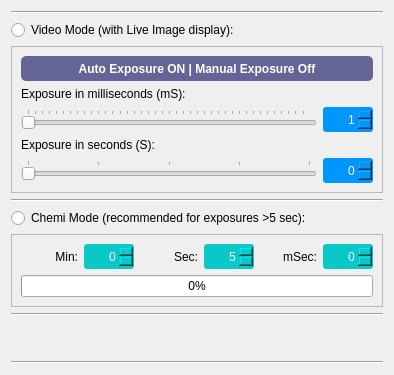
              <widget class="QWidget" name="toolExposure">
               <property name="geometry">
                <rect>
                 <x>0</x>
                 <y>0</y>
                 <width>394</width>
                 <height>375</height>
                </rect>
               </property>
               <property name="styleSheet">
                <string notr="true">QDockWidget{background-color : rgb(0, 100, 150);
						color:rgb(255, 255, 255)}</string>
               </property>
               <attribute name="label">
                <string>Exposure</string>
               </attribute>
               <layout class="QVBoxLayout" name="verticalLayout_15">
                <item>
                 <widget class="Line" name="line_7">
                  <property name="orientation">
                   <enum>Qt::Horizontal</enum>
                  </property>
                 </widget>
                </item>
                <item>
                 <widget class="QRadioButton" name="radioVideoMode">
                  <property name="text">
                   <string>Video Mode (with Live Image display):</string>
                  </property>
                 </widget>
                </item>
                <item>
                 <widget class="QFrame" name="frameVideoMode">
                  <property name="frameShape">
                   <enum>QFrame::StyledPanel</enum>
                  </property>
                  <property name="frameShadow">
                   <enum>QFrame::Raised</enum>
                  </property>
                  <layout class="QVBoxLayout" name="verticalLayout">
                   <item>
                    <widget class="QPushButton" name="buttonAutoExposure">
                     <property name="minimumSize">
                      <size>
                       <width>0</width>
                       <height>25</height>
                      </size>
                     </property>
                     <property name="toolTip">
                      <string>Camera will try to find an optimal exposure automaticallhy</string>
                     </property>
                     <property name="toolTipDuration">
                      <number>2</number>
                     </property>
                     <property name="statusTip">
                      <string>Automatic Exposure</string>
                     </property>
                     <property name="whatsThis">
                      <string/>
                     </property>
                     <property name="styleSheet">
                      <string notr="true">QPushButton{	
background-color :rgb(100, 100, 150);
color:rgb(255, 255, 255);
font: 10pt &quot;Segoe UI&quot;;
font: bold;
border-radius: 5px;
}

QPushButton::pressed{
background-color :rgb(85, 170, 255);
}

QPushButton::checked{
background-color :rgb(0, 170, 255);
}</string>
                     </property>
                     <property name="text">
                      <string>Auto Exposure ON | Manual Exposure Off</string>
                     </property>
                     <property name="checkable">
                      <bool>true</bool>
                     </property>
                    </widget>
                   </item>
                   <item>
                    <widget class="QLabel" name="label_39">
                     <property name="text">
                      <string>Exposure in milliseconds (mS):</string>
                     </property>
                     <property name="buddy">
                      <cstring>sliderExposureMilliSec</cstring>
                     </property>
                    </widget>
                   </item>
                   <item>
                    <layout class="QHBoxLayout" name="horizontalLayout_68">
                     <item>
                      <widget class="QSlider" name="sliderExposureMilliSec">
                       <property name="mouseTracking">
                        <bool>true</bool>
                       </property>
                       <property name="minimum">
                        <number>1</number>
                       </property>
                       <property name="maximum">
                        <number>999</number>
                       </property>
                       <property name="pageStep">
                        <number>1</number>
                       </property>
                       <property name="orientation">
                        <enum>Qt::Horizontal</enum>
                       </property>
                       <property name="invertedControls">
                        <bool>false</bool>
                       </property>
                       <property name="tickPosition">
                        <enum>QSlider::TicksAbove</enum>
                       </property>
                       <property name="tickInterval">
                        <number>25</number>
                       </property>
                      </widget>
                     </item>
                     <item>
                      <widget class="QSpinBox" name="spinExposureMilliSec">
                       <property name="minimumSize">
                        <size>
                         <width>50</width>
                         <height>25</height>
                        </size>
                       </property>
                       <property name="maximumSize">
                        <size>
                         <width>50</width>
                         <height>16777215</height>
                        </size>
                       </property>
                       <property name="layoutDirection">
                        <enum>Qt::LeftToRight</enum>
                       </property>
                       <property name="styleSheet">
                        <string notr="true">QSpinBox{	
background-color : rgb(0, 150, 250);
color:rgb(255, 255, 255);
font: 10pt &quot;Segoe UI&quot;;
border-radius: 3px;
}</string>
                       </property>
                       <property name="alignment">
                        <set>Qt::AlignRight|Qt::AlignTrailing|Qt::AlignVCenter</set>
                       </property>
                       <property name="readOnly">
                        <bool>false</bool>
                       </property>
                       <property name="minimum">
                        <number>1</number>
                       </property>
                       <property name="maximum">
                        <number>999</number>
                       </property>
                       <property name="singleStep">
                        <number>10</number>
                       </property>
                       <property name="value">
                        <number>1</number>
                       </property>
                      </widget>
                     </item>
                    </layout>
                   </item>
                   <item>
                    <widget class="QLabel" name="label_40">
                     <property name="text">
                      <string>Exposure in seconds (S):</string>
                     </property>
                     <property name="buddy">
                      <cstring>sliderExposureSec</cstring>
                     </property>
                    </widget>
                   </item>
                   <item>
                    <layout class="QHBoxLayout" name="horizontalLayout_69">
                     <item>
                      <widget class="QSlider" name="sliderExposureSec">
                       <property name="mouseTracking">
                        <bool>true</bool>
                       </property>
                       <property name="minimum">
                        <number>0</number>
                       </property>
                       <property name="maximum">
                        <number>4</number>
                       </property>
                       <property name="pageStep">
                        <number>1</number>
                       </property>
                       <property name="orientation">
                        <enum>Qt::Horizontal</enum>
                       </property>
                       <property name="invertedControls">
                        <bool>false</bool>
                       </property>
                       <property name="tickPosition">
                        <enum>QSlider::TicksAbove</enum>
                       </property>
                       <property name="tickInterval">
                        <number>1</number>
                       </property>
                      </widget>
                     </item>
                     <item>
                      <widget class="QSpinBox" name="spinExposureSec">
                       <property name="minimumSize">
                        <size>
                         <width>50</width>
                         <height>25</height>
                        </size>
                       </property>
                       <property name="maximumSize">
                        <size>
                         <width>50</width>
                         <height>16777215</height>
                        </size>
                       </property>
                       <property name="layoutDirection">
                        <enum>Qt::LeftToRight</enum>
                       </property>
                       <property name="styleSheet">
                        <string notr="true">QSpinBox{	
background-color : rgb(0, 150, 250);
color:rgb(255, 255, 255);
font: 10pt &quot;Segoe UI&quot;;
border-radius: 3px;
}</string>
                       </property>
                       <property name="alignment">
                        <set>Qt::AlignRight|Qt::AlignTrailing|Qt::AlignVCenter</set>
                       </property>
                       <property name="readOnly">
                        <bool>false</bool>
                       </property>
                       <property name="minimum">
                        <number>0</number>
                       </property>
                       <property name="maximum">
                        <number>4</number>
                       </property>
                       <property name="singleStep">
                        <number>1</number>
                       </property>
                       <property name="value">
                        <number>0</number>
                       </property>
                      </widget>
                     </item>
                    </layout>
                   </item>
                  </layout>
                 </widget>
                </item>
                <item>
                 <widget class="Line" name="line_5">
                  <property name="orientation">
                   <enum>Qt::Horizontal</enum>
                  </property>
                 </widget>
                </item>
                <item>
                 <widget class="QRadioButton" name="radioChemiMode">
                  <property name="text">
                   <string>Chemi Mode (recommended for exposures &gt;5 sec):</string>
                  </property>
                 </widget>
                </item>
                <item>
                 <widget class="QFrame" name="frameChemiMode">
                  <property name="frameShape">
                   <enum>QFrame::StyledPanel</enum>
                  </property>
                  <property name="frameShadow">
                   <enum>QFrame::Raised</enum>
                  </property>
                  <layout class="QVBoxLayout" name="verticalLayout_14">
                   <item>
                    <layout class="QHBoxLayout" name="horizontalLayout_26">
                     <item>
                      <layout class="QHBoxLayout" name="horizontalLayout_25">
                       <item>
                        <widget class="QLabel" name="label_48">
                         <property name="text">
                          <string>Min:</string>
                         </property>
                         <property name="alignment">
                          <set>Qt::AlignRight|Qt::AlignTrailing|Qt::AlignVCenter</set>
                         </property>
                        </widget>
                       </item>
                       <item>
                        <widget class="QSpinBox" name="spinLongExposureMin">
                         <property name="minimumSize">
                          <size>
                           <width>50</width>
                           <height>25</height>
                          </size>
                         </property>
                         <property name="maximumSize">
                          <size>
                           <width>50</width>
                           <height>16777215</height>
                          </size>
                         </property>
                         <property name="layoutDirection">
                          <enum>Qt::LeftToRight</enum>
                         </property>
                         <property name="styleSheet">
                          <string notr="true">QSpinBox{	
background-color : rgb(10, 200, 200);
color:rgb(255, 255, 255);
font: 10pt &quot;Segoe UI&quot;;
border-radius: 3px;
}</string>
                         </property>
                         <property name="alignment">
                          <set>Qt::AlignRight|Qt::AlignTrailing|Qt::AlignVCenter</set>
                         </property>
                         <property name="readOnly">
                          <bool>false</bool>
                         </property>
                         <property name="minimum">
                          <number>0</number>
                         </property>
                         <property name="maximum">
                          <number>59</number>
                         </property>
                         <property name="singleStep">
                          <number>1</number>
                         </property>
                         <property name="value">
                          <number>0</number>
                         </property>
                        </widget>
                       </item>
                      </layout>
                     </item>
                     <item>
                      <layout class="QHBoxLayout" name="horizontalLayout_22">
                       <item>
                        <widget class="QLabel" name="label_50">
                         <property name="text">
                          <string>Sec:</string>
                         </property>
                         <property name="alignment">
                          <set>Qt::AlignRight|Qt::AlignTrailing|Qt::AlignVCenter</set>
                         </property>
                        </widget>
                       </item>
                       <item>
                        <widget class="QSpinBox" name="spinLongExposureSec">
                         <property name="minimumSize">
                          <size>
                           <width>50</width>
                           <height>25</height>
                          </size>
                         </property>
                         <property name="maximumSize">
                          <size>
                           <width>50</width>
                           <height>16777215</height>
                          </size>
                         </property>
                         <property name="layoutDirection">
                          <enum>Qt::LeftToRight</enum>
                         </property>
                         <property name="styleSheet">
                          <string notr="true">QSpinBox{	
background-color : rgb(10, 200, 200);
color:rgb(255, 255, 255);
font: 10pt &quot;Segoe UI&quot;;
border-radius: 3px;
}</string>
                         </property>
                         <property name="alignment">
                          <set>Qt::AlignRight|Qt::AlignTrailing|Qt::AlignVCenter</set>
                         </property>
                         <property name="readOnly">
                          <bool>false</bool>
                         </property>
                         <property name="minimum">
                          <number>5</number>
                         </property>
                         <property name="maximum">
                          <number>59</number>
                         </property>
                         <property name="singleStep">
                          <number>1</number>
                         </property>
                         <property name="value">
                          <number>5</number>
                         </property>
                        </widget>
                       </item>
                      </layout>
                     </item>
                     <item>
                      <layout class="QHBoxLayout" name="horizontalLayout_16">
                       <item>
                        <widget class="QLabel" name="label_51">
                         <property name="text">
                          <string>mSec:</string>
                         </property>
                         <property name="alignment">
                          <set>Qt::AlignRight|Qt::AlignTrailing|Qt::AlignVCenter</set>
                         </property>
                        </widget>
                       </item>
                       <item>
                        <widget class="QSpinBox" name="spinLongExposureMilliSec">
                         <property name="minimumSize">
                          <size>
                           <width>50</width>
                           <height>25</height>
                          </size>
                         </property>
                         <property name="maximumSize">
                          <size>
                           <width>50</width>
                           <height>16777215</height>
                          </size>
                         </property>
                         <property name="layoutDirection">
                          <enum>Qt::LeftToRight</enum>
                         </property>
                         <property name="styleSheet">
                          <string notr="true">QSpinBox{	
background-color : rgb(10, 200, 200);
color:rgb(255, 255, 255);
font: 10pt &quot;Segoe UI&quot;;
border-radius: 3px;
}</string>
                         </property>
                         <property name="alignment">
                          <set>Qt::AlignRight|Qt::AlignTrailing|Qt::AlignVCenter</set>
                         </property>
                         <property name="readOnly">
                          <bool>false</bool>
                         </property>
                         <property name="minimum">
                          <number>0</number>
                         </property>
                         <property name="maximum">
                          <number>999</number>
                         </property>
                         <property name="singleStep">
                          <number>1</number>
                         </property>
                         <property name="value">
                          <number>0</number>
                         </property>
                        </widget>
                       </item>
                      </layout>
                     </item>
                    </layout>
                   </item>
                   <item>
                    <widget class="QProgressBar" name="progressExposureTime">
                     <property name="value">
                      <number>0</number>
                     </property>
                     <property name="textVisible">
                      <bool>true</bool>
                     </property>
                     <property name="orientation">
                      <enum>Qt::Horizontal</enum>
                     </property>
                     <property name="invertedAppearance">
                      <bool>false</bool>
                     </property>
                     <property name="format">
                      <string>%p%</string>
                     </property>
                    </widget>
                   </item>
                  </layout>
                 </widget>
                </item>
                <item>
                 <widget class="Line" name="line_30">
                  <property name="orientation">
                   <enum>Qt::Horizontal</enum>
                  </property>
                 </widget>
                </item>
                <item>
                 <spacer name="verticalSpacer_3">
                  <property name="orientation">
                   <enum>Qt::Vertical</enum>
                  </property>
                  <property name="sizeHint" stdset="0">
                   <size>
                    <width>20</width>
                    <height>102</height>
                   </size>
                  </property>
                 </spacer>
                </item>
                <item>
                 <widget class="Line" name="line_28">
                  <property name="orientation">
                   <enum>Qt::Horizontal</enum>
                  </property>
                 </widget>
                </item>
               </layout>
              </widget>
